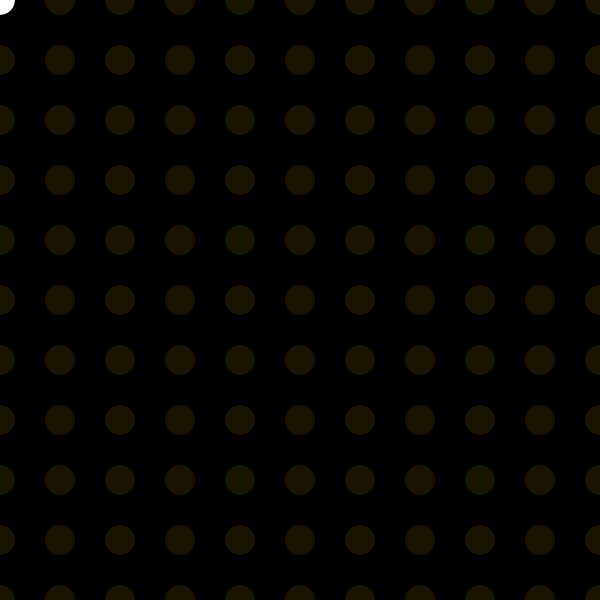
Frame 1 (no input)
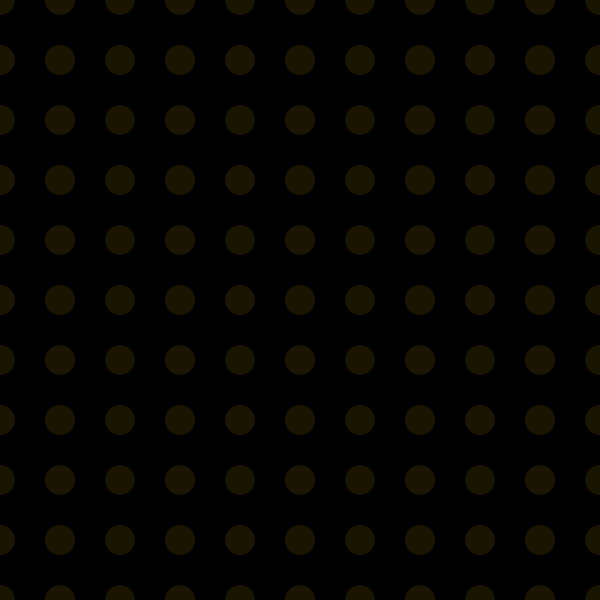
Frame 60 (the mouse pressed at the canvas centre just before this capture)
Frame 120 (the mouse held since frame 60 and released just before this capture): identical to frame 60, image omitted

The Processing sketch that drew these frames (run headless with seeded random() and noise(); from frame 60 on, the mouse is pressed at the canvas centre):

// Processing sketch: weng_colorful_2014_10_06
// ── weng_colorful_2014_10_06.pde

void setup() {
  size(600,600);
  colorMode(HSB,360,100,100,100);
}

void draw() {
  background(0);
  for(int x=0; x<=width; x+=60) {
   for(int y=0; y<=height; y+=60) {
      ellipse(x,y,30,30);
      noStroke();
      fill(50,100,100,10);
      }
    }
  }
